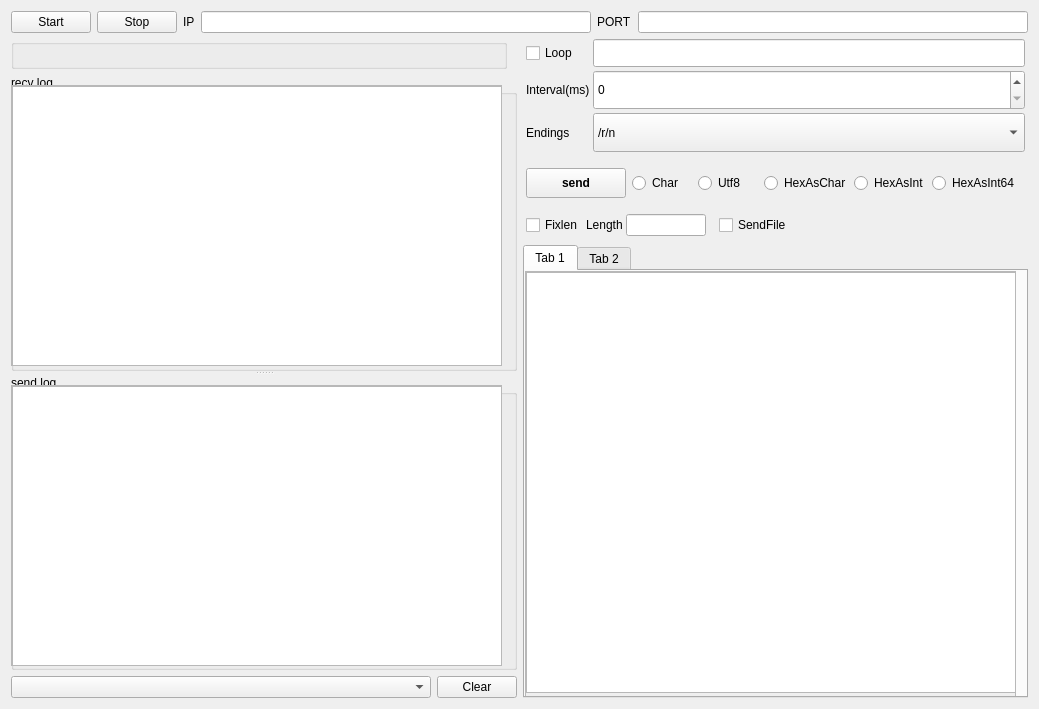
<?xml version="1.0" encoding="UTF-8"?>
<ui version="4.0">
 <class>serverUI</class>
 <widget class="QWidget" name="serverUI">
  <property name="geometry">
   <rect>
    <x>0</x>
    <y>0</y>
    <width>1039</width>
    <height>709</height>
   </rect>
  </property>
  <property name="windowTitle">
   <string>Form</string>
  </property>
  <layout class="QGridLayout" name="gridLayout_7">
   <item row="0" column="0">
    <layout class="QHBoxLayout" name="horizontalLayout">
     <item>
      <widget class="QPushButton" name="ConnectpushButton">
       <property name="text">
        <string>Start</string>
       </property>
      </widget>
     </item>
     <item>
      <widget class="QPushButton" name="DisconnectpushButton">
       <property name="text">
        <string>Stop</string>
       </property>
      </widget>
     </item>
     <item>
      <widget class="QLabel" name="iplabel">
       <property name="text">
        <string>IP</string>
       </property>
      </widget>
     </item>
     <item>
      <widget class="QLineEdit" name="iplineEdit">
       <property name="clearButtonEnabled">
        <bool>false</bool>
       </property>
      </widget>
     </item>
     <item>
      <widget class="QLabel" name="portlabel">
       <property name="text">
        <string>PORT</string>
       </property>
      </widget>
     </item>
     <item>
      <widget class="QLineEdit" name="portlineEdit"/>
     </item>
    </layout>
   </item>
   <item row="1" column="0">
    <layout class="QHBoxLayout" name="horizontalLayout_6">
     <item>
      <layout class="QVBoxLayout" name="verticalLayout_4">
       <item>
        <widget class="QGroupBox" name="groupBox_LogSetting_2">
         <property name="minimumSize">
          <size>
           <width>496</width>
           <height>30</height>
          </size>
         </property>
         <property name="maximumSize">
          <size>
           <width>496</width>
           <height>30</height>
          </size>
         </property>
         <property name="title">
          <string/>
         </property>
        </widget>
       </item>
       <item>
        <widget class="QSplitter" name="splitter_2">
         <property name="orientation">
          <enum>Qt::Vertical</enum>
         </property>
         <widget class="QGroupBox" name="groupBox_Rec_2">
          <property name="title">
           <string>recv log</string>
          </property>
          <widget class="QScrollArea" name="scrollArea">
           <property name="geometry">
            <rect>
             <x>0</x>
             <y>10</y>
             <width>491</width>
             <height>281</height>
            </rect>
           </property>
           <property name="widgetResizable">
            <bool>true</bool>
           </property>
           <widget class="QWidget" name="scrollAreaWidgetContents">
            <property name="geometry">
             <rect>
              <x>0</x>
              <y>0</y>
              <width>487</width>
              <height>277</height>
             </rect>
            </property>
            <widget class="QPlainTextEdit" name="recvlog_plainTextEdit">
             <property name="geometry">
              <rect>
               <x>0</x>
               <y>0</y>
               <width>491</width>
               <height>281</height>
              </rect>
             </property>
             <property name="readOnly">
              <bool>true</bool>
             </property>
            </widget>
           </widget>
          </widget>
         </widget>
         <widget class="QGroupBox" name="groupBox_Send_2">
          <property name="title">
           <string>send log</string>
          </property>
          <widget class="QScrollArea" name="scrollArea_2">
           <property name="geometry">
            <rect>
             <x>0</x>
             <y>10</y>
             <width>491</width>
             <height>281</height>
            </rect>
           </property>
           <property name="widgetResizable">
            <bool>true</bool>
           </property>
           <widget class="QWidget" name="scrollAreaWidgetContents_2">
            <property name="geometry">
             <rect>
              <x>0</x>
              <y>0</y>
              <width>487</width>
              <height>277</height>
             </rect>
            </property>
            <widget class="QPlainTextEdit" name="sendlog_plainTextEdit">
             <property name="geometry">
              <rect>
               <x>0</x>
               <y>0</y>
               <width>491</width>
               <height>281</height>
              </rect>
             </property>
             <property name="readOnly">
              <bool>true</bool>
             </property>
            </widget>
           </widget>
          </widget>
         </widget>
        </widget>
       </item>
       <item>
        <layout class="QHBoxLayout" name="horizontalLayout_7" stretch="1,0">
         <item>
          <widget class="QComboBox" name="comboBox_History_2">
           <property name="maximumSize">
            <size>
             <width>16777215</width>
             <height>30</height>
            </size>
           </property>
           <property name="maxCount">
            <number>20</number>
           </property>
          </widget>
         </item>
         <item>
          <widget class="QPushButton" name="pushButton_clear_2">
           <property name="text">
            <string>Clear</string>
           </property>
          </widget>
         </item>
        </layout>
       </item>
      </layout>
     </item>
     <item>
      <layout class="QVBoxLayout" name="verticalLayout_5" stretch="0,1">
       <item>
        <widget class="QWidget" name="widget_sendOption_2" native="true">
         <property name="sizePolicy">
          <sizepolicy hsizetype="Expanding" vsizetype="Expanding">
           <horstretch>0</horstretch>
           <verstretch>0</verstretch>
          </sizepolicy>
         </property>
         <property name="minimumSize">
          <size>
           <width>0</width>
           <height>200</height>
          </size>
         </property>
         <property name="maximumSize">
          <size>
           <width>16777215</width>
           <height>200</height>
          </size>
         </property>
         <layout class="QVBoxLayout" name="verticalLayout_6" stretch="2,1,0">
          <property name="spacing">
           <number>3</number>
          </property>
          <property name="leftMargin">
           <number>3</number>
          </property>
          <property name="topMargin">
           <number>0</number>
          </property>
          <property name="rightMargin">
           <number>3</number>
          </property>
          <property name="bottomMargin">
           <number>3</number>
          </property>
          <item>
           <layout class="QGridLayout" name="gridLayout_2">
            <item row="0" column="0">
             <widget class="QCheckBox" name="checkBox_sendLoop_2">
              <property name="text">
               <string>Loop</string>
              </property>
             </widget>
            </item>
            <item row="0" column="1">
             <widget class="QLineEdit" name="lineEdit_looptime_2">
              <property name="sizePolicy">
               <sizepolicy hsizetype="Expanding" vsizetype="Preferred">
                <horstretch>0</horstretch>
                <verstretch>0</verstretch>
               </sizepolicy>
              </property>
              <property name="minimumSize">
               <size>
                <width>0</width>
                <height>28</height>
               </size>
              </property>
              <property name="inputMask">
               <string/>
              </property>
             </widget>
            </item>
            <item row="1" column="0">
             <widget class="QLabel" name="label_5">
              <property name="text">
               <string>Interval(ms)</string>
              </property>
             </widget>
            </item>
            <item row="1" column="1">
             <widget class="QSpinBox" name="spinBox_waitTime_2">
              <property name="sizePolicy">
               <sizepolicy hsizetype="Expanding" vsizetype="Preferred">
                <horstretch>0</horstretch>
                <verstretch>0</verstretch>
               </sizepolicy>
              </property>
              <property name="minimumSize">
               <size>
                <width>0</width>
                <height>28</height>
               </size>
              </property>
              <property name="minimum">
               <number>0</number>
              </property>
              <property name="maximum">
               <number>1000000</number>
              </property>
              <property name="singleStep">
               <number>100</number>
              </property>
             </widget>
            </item>
            <item row="2" column="0">
             <widget class="QLabel" name="label_6">
              <property name="text">
               <string>Endings</string>
              </property>
             </widget>
            </item>
            <item row="2" column="1">
             <widget class="QComboBox" name="comboBox_EndChar_2">
              <property name="sizePolicy">
               <sizepolicy hsizetype="Expanding" vsizetype="Preferred">
                <horstretch>0</horstretch>
                <verstretch>0</verstretch>
               </sizepolicy>
              </property>
              <property name="minimumSize">
               <size>
                <width>0</width>
                <height>28</height>
               </size>
              </property>
              <item>
               <property name="text">
                <string>/r/n</string>
               </property>
              </item>
              <item>
               <property name="text">
                <string>/r</string>
               </property>
              </item>
              <item>
               <property name="text">
                <string>/n</string>
               </property>
              </item>
              <item>
               <property name="text">
                <string>NA</string>
               </property>
              </item>
             </widget>
            </item>
           </layout>
          </item>
          <item>
           <layout class="QHBoxLayout" name="horizontalLayout_8">
            <property name="spacing">
             <number>0</number>
            </property>
            <item>
             <widget class="QPushButton" name="pushButton_send_2">
              <property name="minimumSize">
               <size>
                <width>0</width>
                <height>30</height>
               </size>
              </property>
              <property name="maximumSize">
               <size>
                <width>100</width>
                <height>30</height>
               </size>
              </property>
              <property name="font">
               <font>
                <weight>75</weight>
                <bold>true</bold>
               </font>
              </property>
              <property name="text">
               <string>send</string>
              </property>
             </widget>
            </item>
            <item>
             <widget class="QWidget" name="widget_2" native="true">
              <layout class="QGridLayout" name="gridLayout_5">
               <property name="leftMargin">
                <number>6</number>
               </property>
               <property name="topMargin">
                <number>6</number>
               </property>
               <property name="rightMargin">
                <number>6</number>
               </property>
               <property name="bottomMargin">
                <number>6</number>
               </property>
               <property name="spacing">
                <number>3</number>
               </property>
               <item row="0" column="0">
                <layout class="QGridLayout" name="gridLayout_6">
                 <item row="0" column="0">
                  <widget class="QRadioButton" name="rbChar_2">
                   <property name="text">
                    <string>Char</string>
                   </property>
                  </widget>
                 </item>
                 <item row="0" column="1">
                  <widget class="QRadioButton" name="rbUtf8_2">
                   <property name="text">
                    <string>Utf8</string>
                   </property>
                  </widget>
                 </item>
                 <item row="0" column="4">
                  <widget class="QRadioButton" name="rbHexAsInt64_2">
                   <property name="sizePolicy">
                    <sizepolicy hsizetype="Maximum" vsizetype="Fixed">
                     <horstretch>0</horstretch>
                     <verstretch>0</verstretch>
                    </sizepolicy>
                   </property>
                   <property name="text">
                    <string>HexAsInt64</string>
                   </property>
                  </widget>
                 </item>
                 <item row="0" column="2">
                  <widget class="QRadioButton" name="rbHexAsChar_2">
                   <property name="text">
                    <string>HexAsChar</string>
                   </property>
                  </widget>
                 </item>
                 <item row="0" column="3">
                  <widget class="QRadioButton" name="rbHexAsInt_2">
                   <property name="text">
                    <string>HexAsInt</string>
                   </property>
                  </widget>
                 </item>
                </layout>
               </item>
              </layout>
             </widget>
            </item>
           </layout>
          </item>
          <item>
           <layout class="QHBoxLayout" name="horizontalLayout_9">
            <item>
             <widget class="QCheckBox" name="cbFixLen_2">
              <property name="sizePolicy">
               <sizepolicy hsizetype="Fixed" vsizetype="Fixed">
                <horstretch>0</horstretch>
                <verstretch>0</verstretch>
               </sizepolicy>
              </property>
              <property name="text">
               <string>Fixlen</string>
              </property>
             </widget>
            </item>
            <item>
             <widget class="QLabel" name="lbfixlen_2">
              <property name="sizePolicy">
               <sizepolicy hsizetype="Fixed" vsizetype="Preferred">
                <horstretch>0</horstretch>
                <verstretch>0</verstretch>
               </sizepolicy>
              </property>
              <property name="text">
               <string>Length</string>
              </property>
             </widget>
            </item>
            <item>
             <widget class="QLineEdit" name="leFixLen_2">
              <property name="sizePolicy">
               <sizepolicy hsizetype="Fixed" vsizetype="Preferred">
                <horstretch>0</horstretch>
                <verstretch>0</verstretch>
               </sizepolicy>
              </property>
              <property name="maximumSize">
               <size>
                <width>80</width>
                <height>16777215</height>
               </size>
              </property>
             </widget>
            </item>
            <item>
             <spacer name="horizontalSpacer_2">
              <property name="orientation">
               <enum>Qt::Horizontal</enum>
              </property>
              <property name="sizeType">
               <enum>QSizePolicy::Fixed</enum>
              </property>
              <property name="sizeHint" stdset="0">
               <size>
                <width>10</width>
                <height>20</height>
               </size>
              </property>
             </spacer>
            </item>
            <item>
             <widget class="QCheckBox" name="checkBox_SendFile_2">
              <property name="text">
               <string>SendFile</string>
              </property>
             </widget>
            </item>
           </layout>
          </item>
         </layout>
        </widget>
       </item>
       <item>
        <widget class="QTabWidget" name="tabWidget_content_2">
         <property name="minimumSize">
          <size>
           <width>300</width>
           <height>0</height>
          </size>
         </property>
         <property name="maximumSize">
          <size>
           <width>16777215</width>
           <height>16777215</height>
          </size>
         </property>
         <property name="currentIndex">
          <number>0</number>
         </property>
         <widget class="QWidget" name="tab_3">
          <attribute name="title">
           <string>Tab 1</string>
          </attribute>
          <widget class="QScrollArea" name="scrollArea_3">
           <property name="geometry">
            <rect>
             <x>0</x>
             <y>0</y>
             <width>491</width>
             <height>431</height>
            </rect>
           </property>
           <property name="widgetResizable">
            <bool>true</bool>
           </property>
           <widget class="QWidget" name="scrollAreaWidgetContents_4">
            <property name="geometry">
             <rect>
              <x>0</x>
              <y>0</y>
              <width>487</width>
              <height>427</height>
             </rect>
            </property>
            <widget class="QPlainTextEdit" name="send_plainTextEdit">
             <property name="geometry">
              <rect>
               <x>0</x>
               <y>0</y>
               <width>491</width>
               <height>421</height>
              </rect>
             </property>
            </widget>
           </widget>
          </widget>
         </widget>
         <widget class="QWidget" name="tab_4">
          <attribute name="title">
           <string>Tab 2</string>
          </attribute>
         </widget>
        </widget>
       </item>
      </layout>
     </item>
    </layout>
   </item>
  </layout>
 </widget>
 <resources/>
 <connections/>
</ui>
